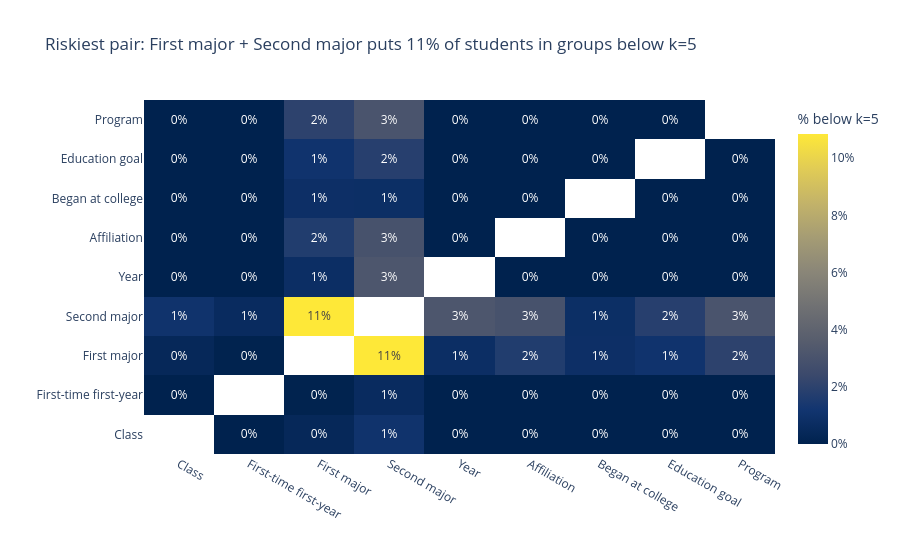

The code cell stored with this chart in its notebook:
### Markdown cell above
## 2. The riskiest pairs of fields

**Headline:** on their own, two fields rarely make anyone fully unique, but some
pairs push a large share of students into groups smaller than k=5. The heatmap
colours each pair by **% of students in groups below k=5** (the real exposure).

### Code cell
combos = pd.read_csv(RESULTS / "combos.csv")
pairs = combos[combos["size"] == 2].copy()
# regex=False: the " + " separator contains a literal '+', which pandas would
# otherwise treat as a regex quantifier and fail to split on.
split = pairs["combo"].str.split(" + ", expand=True, regex=False)
pairs["a"], pairs["b"] = split[0], split[1]

# Build a symmetric matrix of pct_below_k, with plain-language field labels.
raw_fields = sorted(set(pairs["a"]) | set(pairs["b"]))
mat = pd.DataFrame(index=raw_fields, columns=raw_fields, dtype=float)
for _, r in pairs.iterrows():
    mat.loc[r["a"], r["b"]] = r["pct_below_k"]
    mat.loc[r["b"], r["a"]] = r["pct_below_k"]

labels = [PRETTY.get(f, f) for f in raw_fields]
top = pairs.sort_values("pct_below_k", ascending=False).iloc[0]
top_a, top_b = PRETTY.get(top["a"], top["a"]), PRETTY.get(top["b"], top["b"])
text = mat.map(lambda v: "" if pd.isna(v) else f"{v:.0%}")  # DataFrame.map (pandas >= 2.1)

fig2 = go.Figure(go.Heatmap(
    z=mat.values, x=labels, y=labels,
    text=text.values, texttemplate="%{text}",
    colorscale="Cividis",                      # sequential colorblind-safe
    colorbar=dict(title="% below k=5", tickformat=".0%"),
    hovertemplate="%{y} + %{x}: %{z:.1%}<extra></extra>",
))
fig2.update_layout(
    title=f"Riskiest pair: {top_a} + {top_b} puts {top['pct_below_k']:.0%} of students in groups below k=5",
    xaxis_title="", yaxis_title="", plot_bgcolor="white",
)
save(fig2, "riskiest_pairs.png")
fig2

### Figure 1 — Plotly figure (JSON) as saved in the notebook; plotly's stock layout.template omitted (floating-point values rounded to 4 significant figures)
{"data": [{"colorbar": {"tickformat": ".0%", "title": {"text": "% below k=5"}}, "colorscale": [[0.0, "#00224e"], [0.1111, "#123570"], [0.2222, "#3b496c"], [0.3333, "#575d6d"], [0.4444, "#707173"], [0.5556, "#8a8678"], [0.6667, "#a59c74"], [0.7778, "#c3b369"], [0.8889, "#e1cc55"], [1.0, "#fee838"]], "hovertemplate": "%{y} + %{x}: %{z:.1%}<extra></extra>", "text": [["", "0%", "0%", "1%", "0%", "0%", "0%", "0%", "0%"], ["0%", "", "0%", "1%", "0%", "0%", "0%", "0%", "0%"], ["0%", "0%", "", "11%", "1%", "2%", "1%", "1%", "2%"], ["1%", "1%", "11%", "", "3%", "3%", "1%", "2%", "3%"], ["0%", "0%", "1%", "3%", "", "0%", "0%", "0%", "0%"], ["0%", "0%", "2%", "3%", "0%", "", "0%", "0%", "0%"], ["0%", "0%", "1%", "1%", "0%", "0%", "", "0%", "0%"], ["0%", "0%", "1%", "2%", "0%", "0%", "0%", "", "0%"], ["0%", "0%", "2%", "3%", "0%", "0%", "0%", "0%", ""]], "texttemplate": "%{text}", "type": "heatmap", "x": ["Class", "First-time first-year", "First major", "Second major", "Year", "Affiliation", "Began at college", "Education goal", "Program"], "y": ["Class", "First-time first-year", "First major", "Second major", "Year", "Affiliation", "Began at college", "Education goal", "Program"], "z": [[NaN, 0.0, 0.003955, 0.01047, 0.0, 0.0, 0.0, 0.0, 0.0], [0.0, NaN, 0.0003377, 0.005933, 0.0, 0.0, 0.0, 0.0, 0.0], [0.003955, 0.0003377, NaN, 0.1084, 0.007863, 0.01659, 0.008393, 0.01085, 0.02002], [0.01047, 0.005933, 0.1084, NaN, 0.03164, 0.02923, 0.008249, 0.01828, 0.03049], [0.0, 0.0, 0.007863, 0.03164, NaN, 0.0, 0.0, 0.0, 0.0], [0.0, 0.0, 0.01659, 0.02923, 0.0, NaN, 0.0, 0.0, 0.0], [0.0, 0.0, 0.008393, 0.008249, 0.0, 0.0, NaN, 9.647e-05, 0.0], [0.0, 0.0, 0.01085, 0.01828, 0.0, 0.0, 9.647e-05, NaN, 0.0], [0.0, 0.0, 0.02002, 0.03049, 0.0, 0.0, 0.0, 0.0, NaN]]}], "layout": {"plot_bgcolor": "white", "title": {"text": "Riskiest pair: First major + Second major puts 11% of students in groups below k=5"}, "xaxis": {"title": {"text": ""}}, "yaxis": {"title": {"text": ""}}}}
